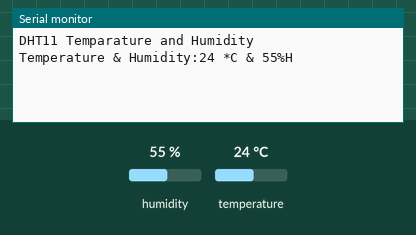
Simulated run of this sketch. Board: Arduino Uno, built with avr-gcc and run on an emulated ATmega328P. On the bench: the last lines printed to the serial monitor. The inputs (shaded band) are chosen by the test bench; at power-on: humidity 55 %, temperature 24 °C.

Above: at 2.7 s.
2.8 s: humidity set to 22 %
At 4.8 s:
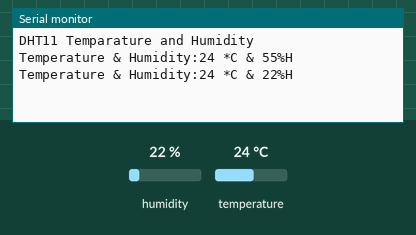
5.5 s: temperature set to 12 °C
At 6.0 s:
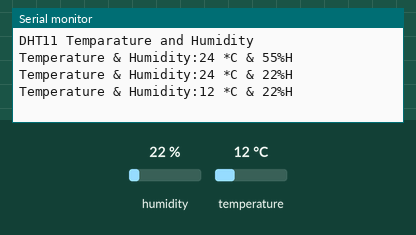
8.2 s: humidity set to 40 %
At 10.7 s:
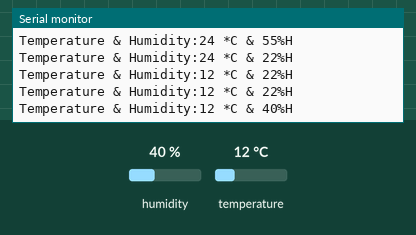
Timing chart, 0 to 12.2 s (numbered marks = the images above; inputs shaded):
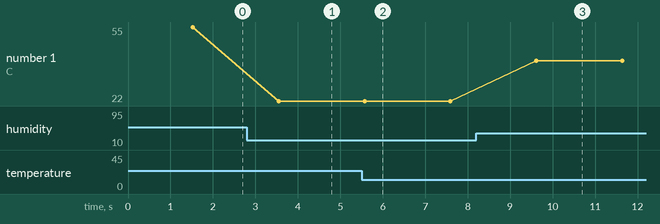

The sketch:

ADC1.ino
```cpp
//Temparature and Humidity Sensor
#include <SimpleDHT.h>
int pinDHT11=A0;
SimpleDHT11 dht11(pinDHT11);
void setup() {
  // put your setup code here, to run once:
  Serial.begin(9600);
  delay(500);
  Serial.print("DHT11 Temparature and Humidity\n\n");
  delay(1000);

}

void loop() {
  // put your main code here, to run repeatedly:
  byte temperature=0;
  byte humidity=0;
  dht11.read(pinDHT11,&temperature,&humidity,NULL);
  Serial.print("Temperature & Humidity:");
  Serial.print((int)temperature);
  Serial.print(" *C & ");
  Serial.print((int)humidity);
  Serial.print("%H \n\n");
  delay(2000);

}
```

Measured:
- after the input at 2.8 s, the serial monitor: prints a new line after 0.75 s (image 1)
- after the input at 5.5 s, the serial monitor: prints a new line after 0.07 s (image 2)
- after the input at 8.2 s, the serial monitor: prints a new line after 1.4 s (image 3)
- plotted number 1: 55 → 22 after the input at 2.8 s, 22 → 40 after the input at 8.2 s
